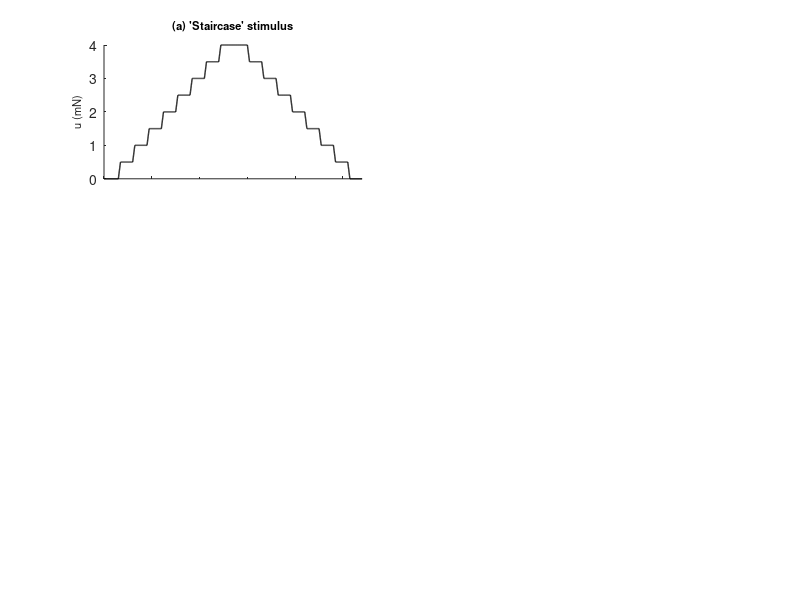

This chart was generated by the following MATLAB code: (Note: this script raises an error after producing the figure.)
% characterizeCockroach
% Nicholas Szczecinski
% Department of Mechanical and Aerospace Engineering
% West Virginia University
% 2 April 2021

clear
close all
clc

dt = 1e-4;
t = (0:dt:3)';

numSteps = length(t);
tmax = max(t);

load('cockroachParams');
tau = cockroachParams.tau;
a = cockroachParams.a;
b = cockroachParams.b;
c = cockroachParams.c;
d = cockroachParams.d;

%% %%%%%%%%%%%%%%%%%%%%%%%%%%%%%%%%%%%%%%%%%%%
% QUANTIFY HYSTERESIS.
% PLOT FIGURE 5 FROM THE MANUSCRIPT.
%%%%%%%%%%%%%%%%%%%%%%%%%%%%%%%%%%%%%%%%%%%%%%%

th = (0:dt:27)';
uh = zeros(size(th));
duh = zeros(size(th));
Th = 1.5;
T3 = 0.2246927273;
Ah = 0.5;
Acurrent = 0;
Amax = 4;
rampUp = false;
rampDn = false;
ascending = true;
iStartTonic = NaN(size(th));
iEndTonic = NaN(size(th));
j = 1;
for i=2:length(th)
    if mod(th(i),Th) == 0
        
        iEndTonic(j) = i;
        
        j = j + 1;
        if ascending
            Acurrent = Acurrent + Ah;
            %start a new ramp
            rampUp = true;
            rampDn = false;
            if Acurrent > Amax
                Acurrent = Amax;
                rampUp = false;
                rampDn = false;
                ascending = false;
            end
        else
            Acurrent = Acurrent - Ah;
            rampDn = true;
            rampUp = false;
        end
    end
    
    if rampUp
        uh(i) = Acurrent - Ah + Ah/T3*mod(th(i),Th);
        duh(i) = Ah/T3;
        if uh(i) > Acurrent
            iStartTonic(j) = i;
            rampUp = false;
        end
    elseif rampDn
        uh(i) = Acurrent + Ah - Ah/T3*mod(th(i),Th);
        duh(i) = -Ah/T3;
        if uh(i) < Acurrent 
            iStartTonic(j) = i;
            rampDn = false;
        end
    else
        uh(i) = Acurrent;
    end
end

dsFactor = 100; %downsample by a factor of dsFactor

%Plot staircase stimulus
g = figure;
sp3 = subplot(6,2,[1,3]);
plot(downsample(th,dsFactor),downsample(uh,dsFactor),'k','linewidth',1)
ylabel('u (mN)','fontsize',8)
xlim([0,max(th)])
title({'(a) ''Staircase'' stimulus'},'Fontsize',8)
xticklabels([])
box off
drawnow

%Simulate response to the staircase
[yh,xh,dudt] = simulateMinusLowpassPL(uh,tau,th,a,b,c,d,0);
hold on

%Plot the response to the staircase in plain black (individual 'steps' will
%be added below).
sp1 = subplot(6,2,[5,7]);
plot(downsample(th,dsFactor),downsample(yh,dsFactor),'k','linewidth',.5)
hold on
xlim([0,max(th)])
ylabel('y (Hz)','fontsize',8);
title({'(b) Model response to ''staircase'' stimulus'},'Fontsize',8)
xticklabels([])
box off

%Calculate the response of the 'dynamics free' model, wherein y explicitly
%relies on du/dt.
yNoDyn = max(0,a/c*sign(dudt).*abs(dudt).^b + c*uh + d);
spNoDyn = subplot(6,2,[9,11]);
plot(downsample(th,dsFactor),downsample(yNoDyn,dsFactor),'k','linewidth',.5)
hold on
xlim([0,max(th)])
title('(c) Response of dynamics-free model','Fontsize',8)
xlabel('time (s)','fontsize',8)
ylabel('y (Hz)','fontsize',8);
box off

%Define a color scheme for plotting the response to each step.
colorGrad = parula(j-1);

avgAct = NaN(1,j-1);
avgForce = NaN(1,j-1);
avgNoDynAct = NaN(1,j-1);

for i=1:(j-1)
    if iEndTonic(i) > iStartTonic(i) && iStartTonic(i) > 0
        inds = (iStartTonic(i)+1):(iEndTonic(i)-1);
        avgAct(i) = mean(yh(inds));
        avgForce(i) = mean(uh(inds));
        
        %Plot the time following each step in color, over the plain black
        %response plot
        subplot(sp1)
        plot(downsample(th(inds),dsFactor),downsample(yh(inds),dsFactor),'color',colorGrad(i,:),'linewidth',2);
        
        avgNoDynAct(i) = mean(yNoDyn(inds));
        
        %Plot the time following each step in color, over the plain black
        %response plot
        subplot(spNoDyn)
        plot(downsample(th(inds),dsFactor),downsample(yNoDyn(inds),dsFactor),'color',colorGrad(i,:),'linewidth',2);
    end
end

%To simplify summary plots in Fig 5 D and E, remove points during which the
%average force was 0.
colorGrad(avgForce == 0,:) = [];
avgAct(avgForce == 0) = [];
avgNoDynAct(avgForce == 0) = [];
avgForce(avgForce == 0) = [];

%Boolean mask of steps for which the force increased to that level (as
%opposed to decreased).
increasing = [true,(diff(avgForce) > 0)];

%Plot summary of responses to reveal hysteresis
sph = subplot(6,2,2:2:6);
scatter(avgForce(increasing),avgAct(increasing),[],colorGrad(increasing,:),'^','filled')
hold on
scatter(avgForce(~increasing),avgAct(~increasing),[],colorGrad(~increasing,:),'v','filled')
title({'(d) Model response exhibits hysteresis upon repeated loading'},'Fontsize',8,'Position',[2,203,0])
ax = gca;
ax.YLim(1) = 0;
ax.XLim(1) = 0;
xticklabels([])
ylabel('y (Hz)','fontsize',8)
box on
ax.Position = [.57,.5568,.3347,.3344];

%Plot summary of responses to reveal hysteresis
spNoDynSummary = subplot(6,2,8:2:12);
scatter(avgForce(increasing),avgNoDynAct(increasing),[],colorGrad(increasing,:),'^','filled')
hold on
scatter(avgForce(~increasing),avgNoDynAct(~increasing),[],colorGrad(~increasing,:),'v','filled')
title({'(e) Without adaptation, hysteresis is not present'},'Fontsize',8,'Position',[2,202,0])
ax = gca;
ax.YLim(1) = 0;
ax.XLim(1) = 0;
ax.Position = [.57,.1063,.3347,.348]; 
box on

xlabel('u (mN)','fontsize',8)
ylabel('y (Hz)','fontsize',8)

sgtitle('Model Response to "Staircase" Stimulus Exhibits Hysteresis','Fontsize',10)
g.Position = [394.6000 157.8000 700.0000 500.0000];

%% %%%%%%%%%%%%%%%%%%%%%%%%%%%%%%%%%%%%%%%%%%%%%%%%%%%%%%%%%%%%%%
% CHARACTERIZE SENSITIVITY TO STIMULUS AMPLITUDE AND OFFSET
% PLOT FIGURE 3 FROM THE MANUSCRIPT
%%%%%%%%%%%%%%%%%%%%%%%%%%%%%%%%%%%%%%%%%%%%%%%%%%%%%%%%%%%%%%%%

hStepAndRate = figure;

amplitudes = [0.6;1.3;1.9;2.8];
numAmplitudes = length(amplitudes);
durations = [0.7;0.6;0.5;0.4;0.3;0.2;0.1;0.05;0.02];
numDurations = length(durations);
rate = NaN(numAmplitudes,numDurations);
maxFreq = NaN(numAmplitudes,numDurations);
meanFreq = NaN(numAmplitudes,numDurations);
lineColors = lines(4);
ratesExamplePlotIndex = 6;
for i=1:numAmplitudes
    A = amplitudes(i);
    for j=1:numDurations
        T = durations(j);
        tOff = t;
        uRelease = min(A/T*tOff,A);
        
        rate(i,j) = A/T;
        
        [y,x] = simulateMinusLowpassPL(uRelease,tau,tOff,a,b,c,d,0);
        maxFreq(i,j) = max(y);
        meanFreq(i,j) = mean(y(tOff >= T));
        
        if j == ratesExamplePlotIndex
            subplot(4,2,2*i-1)
            plot(tOff,100*uRelease,'k','linewidth',1)
            hold on
            plot(tOff,y,'color',lineColors(i,:),'linewidth',1)
            ylim([0,400])
            xlim([0,1.5])
            box off
            if i < 4
                xticks([])
            else
                xlabel('time (sec)','FontSize',8)
            end
        end
    end
end

mkrCell = {'s','o','^','d'};
fillVec = [false,true,false,true];


xmin = 0.5;
xmax = 40;
xlims = [xmin;xmax];
sp = NaN(4,1);
slopes = NaN(4,1);
legLabels = cell(1,4);

subplot(4,2,2:2:8)
hold on
for i=1:numAmplitudes
    %Only keep trials where the rate is between 0.5 and 40 mN/sec. Otherwise,
    %ignore them.
    bm = (rate(i,:) >= xmin & rate(i,:) <= xmax);
    
    B = [log10(rate(i,bm)'),ones(size(rate(i,bm)'))];
    C = log10(maxFreq(i,bm)');
    fitCoeffs = (B'*B)^-1*B'*C;
    slopes(i) = fitCoeffs(1);
    
    testDomain = [log10(xlims),[1;1]];
    
    plot(10.^testDomain(:,1),10.^(testDomain*fitCoeffs),'color',lineColors(i,:));
    hold on
    drawnow
    
    if fillVec(i)
        scatter(rate(i,ratesExamplePlotIndex),maxFreq(i,ratesExamplePlotIndex),72,mkrCell{i},'k')
        hold on
        sp(i) = scatter(rate(i,bm),maxFreq(i,bm),mkrCell{i},'filled','MarkerFaceColor',lineColors(i,:));
    else
        scatter(rate(i,ratesExamplePlotIndex),maxFreq(i,ratesExamplePlotIndex),72,mkrCell{i},'k')
        hold on
        sp(i) = scatter(rate(i,bm),maxFreq(i,bm),mkrCell{i},'filled','MarkerFaceColor','w','MarkerEdgeColor',lineColors(i,:));
    end
    legLabels{i} = sprintf('%1.1f mN amplitude (k = %0.2f)',amplitudes(i),slopes(i));
end
ax = gca;
ax.XScale = 'log';
ax.YScale = 'log';
ylim([10,1000])
xlim(xlims)
xlabel('Rate of change of force, du/dt (mN/sec)','FontSize',8)
ylabel('Maximum discharge (Hz)','FontSize',8)
hStepAndRate.Position(3) = 700;
hStepAndRate.Position(4) = 300;
ax.Position(2) = .16;
ax.Position(4) = .69;
box on

legend(sp,legLabels,'location','southeast','fontsize',8)

%% %%%%%%%%%%%%%%%%%%%%%%%%%%%%%%%%%%%%%%%%%%%%%%%%%%%%%%%%%%%%%%
% RESPONSE TO RAMPS WITH VARIOUS OFFSETS
%%%%%%%%%%%%%%%%%%%%%%%%%%%%%%%%%%%%%%%%%%%%%%%%%%%%%%%%%%%%%%%%

hOffset2 = figure;

offsets = -[0;-0.2;-0.4;-0.6];
offsets = [0.1;0.7;1.3;1.5];
A = 1;
numOffsets = length(offsets);
durations = [0.7;0.6;0.5;0.4;0.3;0.2;0.1;0.05;0.02];
numDurations = length(durations);
rate = NaN(numOffsets,numDurations);
maxFreq = NaN(numOffsets,numDurations);
meanFreq = NaN(numOffsets,numDurations);
lineColors = lines(4);
tOnset = 0.5;
offsetRateExamplePlotIndex = 6;
for i=1:numOffsets
    B = abs(offsets(i));
    sB = sign(offsets(i));
    for j=1:numDurations
        T = durations(j);
       
        uRelease = sB*B + min(max(0,A/T*(t-tOnset)),A);
        
        rate(i,j) = A/T;
        
        [y,x] = simulateMinusLowpassPL(uRelease,tau,t,a,b,c,d,sB*B);
        maxFreq(i,j) = max(y);
        meanFreq(i,j) = mean(y(t >= tOnset+T));
        
        if j == offsetRateExamplePlotIndex
            subplot(4,2,2*i-1)
            plot(t,100*uRelease,'k','linewidth',1)
            hold on
            plot(t,y,'color',lineColors(i,:),'linewidth',1)
            ylim([0,250])
            xlim([0,1.5])
            box off
            if i < 4
                xticks([])
            else
                xlabel('time (sec)','FontSize',8)
            end
        end
    end
end

mkrCell = {'s','o','^','d'};
fillVec = [false,true,false,true];


xmin = 0.5;
xmax = 40;
xlims = [xmin;xmax];
sp = NaN(4,1);
slopes = NaN(4,1);
legLabels = cell(1,4);

subplot(4,2,2:2:8)
hold on
for i=1:numOffsets
    %Only keep trials where the rate is between 0.5 and 40 mN/sec. Otherwise,
    %ignore them.
    bm = (rate(i,:) >= xmin & rate(i,:) <= xmax);
    
    B = [log10(rate(i,bm)'),ones(size(rate(i,bm)'))];
    C = log10(maxFreq(i,bm)');
    fitCoeffs = (B'*B)^-1*B'*C;
    slopes(i) = fitCoeffs(1);
    
    testDomain = [log10(xlims),[1;1]];
    
    plot(10.^testDomain(:,1),10.^(testDomain*fitCoeffs),'color',lineColors(i,:));
    hold on
    drawnow
    
    if fillVec(i)
        scatter(rate(i,offsetRateExamplePlotIndex),maxFreq(i,offsetRateExamplePlotIndex),72,mkrCell{i},'k')
        hold on
        sp(i) = scatter(rate(i,bm),maxFreq(i,bm),mkrCell{i},'filled','MarkerFaceColor',lineColors(i,:));
    else
        scatter(rate(i,offsetRateExamplePlotIndex),maxFreq(i,offsetRateExamplePlotIndex),72,mkrCell{i},'k')
        hold on
        sp(i) = scatter(rate(i,bm),maxFreq(i,bm),mkrCell{i},'filled','MarkerFaceColor','w','MarkerEdgeColor',lineColors(i,:));
    end
    legLabels{i} = sprintf('%1.1f mN offset (k = %0.2f)',offsets(i),slopes(i));
end
ax = gca;
ax.XScale = 'log';
ax.YScale = 'log';
ylim([10,1000])
xlim(xlims)
xlabel('Rate of change of force, du/dt (mN/sec)','FontSize',8)
ylabel('Maximum discharge (Hz)','FontSize',8)
hOffset2.Position(3) = 700;
hOffset2.Position(4) = 300;
ax.Position(2) = .16;
ax.Position(4) = .69;
box on

legend(sp,legLabels,'location','southeast','fontsize',8)

%% %%%%%%%%%%%%%%%%%%%%%%%%%%%%%%%%%%%%%%%%%%%%%%%%%%%%%%%%%%%%%%
% DISCHARGE DECAYS OVER TIME ACCORDING TO A POWERLAW
% PLOT FIGURE 4
%%%%%%%%%%%%%%%%%%%%%%%%%%%%%%%%%%%%%%%%%%%%%%%%%%%%%%%%%%%%%%%%

hDecay = figure;
tDecay = [0;logspace(-4,2,1000)'];
A = .1*[1;2;3;4];

for i=1:4
    uRelease = A(i)+zeros(size(tDecay));

    [y,x] = simulateMinusLowpassPL(uRelease,tau,tDecay,a,b,0,0,0);

    beta = 1-b;
    s = 1/beta;
    B = (-beta)^(1/beta);
    delta_t = tau*(A(i)/B)^(1-b);
    xh = B*((tDecay+delta_t)/tau).^s;

    yExact = a*(xh); % + c*A(i) + d;

    subplot(4,2,2*i-1)
    plot(tDecay+delta_t,y,'k','linewidth',1);
    hold on
    plot(tDecay+delta_t,yExact,':','linewidth',1+(i-1)/2,'color',lineColors(i,:))
    xlim([0,2])
    box off
    if i == 4
        xlabel('time (s)','fontsize',8)
    else
        xticks([])
    end
    
    ax = subplot(4,2,2:2:8);
    plTemp = plot(tDecay+delta_t,y,'k','linewidth',1);
    hold on
    if i == 1
        plVec(1) = plTemp;
        plVec(2) = plot([1,2],[1,2],'linestyle','none');
    end
    plVec(i+2) = plot(tDecay+delta_t,yExact,':','linewidth',1+(i-1)/2,'color',lineColors(i,:)); %#ok<SAGROW>
    xlim([1e-2,max(tDecay+delta_t)])
    if i == 4
        xlabel('time (s)','fontsize',8)
        ylabel('discharge rate, y (Hz)','fontsize',8)
    end
    box on
end
ax.XScale = 'log';
ax.YScale = 'log';
ax.Position(2) = .16;
ax.Position(4) = .69;
legend(plVec,{'simulated responses','analytical responses:','A = 0.1 mN','A = 0.2 mN','A = 0.3 mN','A = 0.4 mN'},'fontsize',8,'location','southwest')

hDecay.Position(3) = 700;
hDecay.Position(4) = 300;




